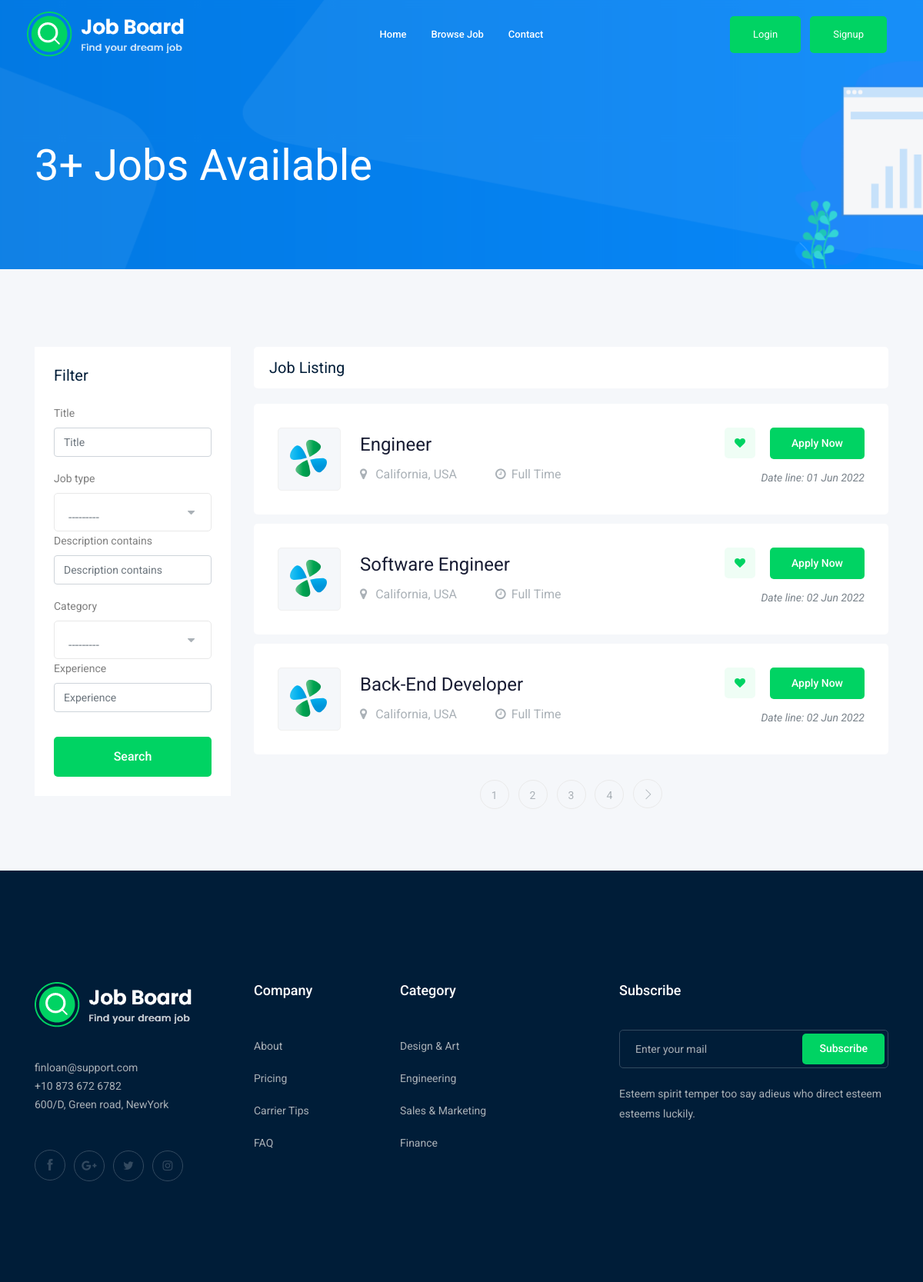
Screenshot of /jobs/ with the database file from the repository.
### job/models.py (models this page shows, shortened)
class Job(models.Model):  # class equal thing in DB is table   # انشأنا  جدول في الداتابيز اسمه Job
    owner = models.ForeignKey(User, related_name='job_owner', on_delete=models.CASCADE) # column   # وانشأنا تحته عمود اسمه titl
    title = models.CharField(max_length=100)
    job_type = models.CharField(max_length=15, choices=JOB_TYPE) #job_type is Full Time or Part Time
    description = models.TextField(max_length=10000) #use textfield cause 1000 lenght (more words used)
    published_at = models.DateTimeField(auto_now=False) #use datefield cause published at some date
    vacancy = models.IntegerField(default=1) #IntegerField اي حاجة بارقام نستخدم ال
    salary = models.IntegerField(default=0) #دي بتعني عدد البوزيشنس المتاحة
    category = models.ForeignKey('category', on_delete=models.CASCADE) # 'category' with single cote cause class category came after and python work step by step
    experience = models.IntegerField(default=1)# لما يكون 0 نسيب اليوزر يفرض المرتب اللي هو عاوزه انما ال 1 انت اللي بتفرض الرقم زي انك عاوز موظف خبرة 5 سنين
    image = models.ImageField(upload_to = image_upload)
    slug = models.SlugField(blank=True, null=True)
    def __str__(self):
        return self.title  # هنا رجع التايتيل علشان يعرف يسمي اسم الوظيفة زي ما هو عاوز

### job/views.py (the view)
# urls.py: path('', views.job_list, name='job_list'),
def job_list(request):
    job_list = Job.objects.all()  # نرجع كل الوظائف# Show 25 contacts per page عدد الصفحات اللي بتتعامل معاه
    myfilters =  JobFilter(request.GET, queryset=job_list)
    job_list = myfilters.qs
    paginator = Paginator(job_list, 3)
    page_number = request.GET.get('page')
    page_obj = paginator.get_page(page_number)
    context = {'jobs': page_obj, 'myfilters': myfilters}  # template name
    return render(request,'job/job_list.html', context)

### job/models.py (called while the page is built)
    def __str__(self):
        return self.name

### job/templates/job/job_list.html (shortened to what this page needs)
{% extends 'base.html' %}
{% load static %}
{% load bootstrap4 %}
{%block body%}
<div class="bradcam_area bradcam_bg_1">
  <div class="container">
    <div class="row">
      <div class="col-xl-12">
        <div class="bradcam_text">
          <h3>{{jobs | length}}+ Jobs Available</h3>
        </div>
      </div>
    </div>
  </div>
</div>
<div class="job_listing_area plus_padding">
  <div class="container">
    <div class="row">
      <div class="col-lg-3">
        <div class="job_filter white-bg">
          <div class="form_inner white-bg">
            <h3>Filter</h3>
            <form method="GET">
              {% bootstrap_form myfilters.form %}
              <input type="submit" value="Search" class="boxed-btn3 w-100 mt-3">
            </form>
          </div>
        </div>
      </div>
      <div class="col-lg-9">
        <div class="recent_joblist_wrap">
          <div class="recent_joblist white-bg">
            <div class="row align-items-center">
              <div class="col-md-6">
                <h4>Job Listing</h4>
              </div>
              <div class="col-md-6"></div>
            </div>
          </div>
        </div>
        <div class="job_lists m-0">
          <div class="row">
            {%for job in jobs%}
            <div class="col-lg-12 col-md-12">
              <div class="single_jobs white-bg d-flex justify-content-between">
                <div class="jobs_left d-flex align-items-center">
                  <div class="thumb">
                    <img src="{% static 'img/svg_icon/1.svg' %}" alt="image" />
                  </div>
                  <div class="jobs_conetent">
                    <a href="{% url 'jobs:job_detail' job.slug %}">
                      <h4>{{job}}</h4>
                    </a>
                    <div class="links_locat d-flex align-items-center">
                      <div class="location">
                        <p><i class="fa fa-map-marker"></i> California, USA</p>
                      </div>
                      <div class="location">
                        <p><i class="fa fa-clock-o"></i>{{job.job_type}}</p>
                      </div>
                    </div>
                  </div>
                </div>
                <div class="jobs_right">
                  <div class="apply_now">
                    <a class="heart_mark" href="#">
                      <i class="fa fa-heart"></i>
                    </a>
                    <a href="{% url 'jobs:job_detail' job.slug %}" class="boxed-btn3">Apply Now</a>
                  </div>
                  <div class="date">
                    <p>Date line: {{job.published_at | date:'d M o'}}</p>
                  </div>
                </div>
              </div>
            </div>
            {% endfor %}
          </div>
          {% if jobs.has_other_pages %}
          <div class="row">
            <div class="col-lg-12">
              <div class="pagination_wrap">
                <ul>
                  {% for i in jobs.paginator.page_range %}
                  <li>
                    <a href="?page={{i}}"><span> {{i}} </span></a>
                  </li>
                  {% endfor %}
                  {% if jobs.has_next %}
                  <li>
                    <a href="?page={{ page_obj.next_page_number }}">
                      <i class="ti-angle-right"></i>
                    </a>
                  </li>
                  {% endif %}
                </ul>
              </div>
            </div>
          </div>
          {% endif %}
        </div>
      </div>
    </div>
  </div>
</div>
{%endblock body%}

### templates/base.html (shortened to what this page needs)
{% load static %}
{% load bootstrap4 %}
<!DOCTYPE html>
<html class="no-js" lang="zxx">
<head>
    <link rel="stylesheet" href="{% static 'css/bootstrap.min.css'%}" />
    <link rel="stylesheet" href="{% static 'css/owl.carousel.min.css'%}" />
    <link rel="stylesheet" href="{% static 'css/magnific-popup.css'%}" />
    <link rel="stylesheet" href="{% static 'css/font-awesome.min.css'%}" />
    <link rel="stylesheet" href="{% static 'css/themify-icons.css'%}" />
    <link rel="stylesheet" href="{% static 'css/nice-select.css'%}" />
    <link rel="stylesheet" href="{% static 'css/flaticon.css'%}" />
    <link rel="stylesheet" href="{% static 'css/jquery-ui.css'%}" />
    <link rel="stylesheet" href="{% static 'css/gijgo.css'%}" />
    <link rel="stylesheet" href="{% static 'css/animate.min.css'%}" />
    <link rel="stylesheet" href="{% static 'css/slicknav.css'%}" />
    <link rel="stylesheet" href="{% static 'css/style.css'%}" />
</head>
<body>
    <header>
        <div class="header-area">
            <div id="sticky-header" class="main-header-area">
                <div class="container-fluid">
                    <div class="header_bottom_border">
                        <div class="row align-items-center">
                            <div class="col-xl-3 col-lg-2">
                                <div class="logo">
                                    <a href="{% url 'home:base' %}">
                                        <img src="{% static 'img/logo.png' %}" alt="" />
                                    </a>
                                </div>
                            </div>
                            <div class="col-xl-6 col-lg-7">
                                <div class="main-menu d-none d-lg-block">
                                    <nav>
                                        <ul id="navigation">
                                            <li><a href="{% url 'home:base' %}">home</a></li>
                                            <li>
                                                <a href="{% url 'jobs:job_list' %}">Browse Job</a>
                                            </li>
                                            <li>
                                                <a href="{% url 'contact:contact' %}">Contact</a>
                                            </li>
                                        </ul>
                                    </nav>
                                </div>
                            </div>
                            <div class="col-xl-3 col-lg-3 d-none d-lg-block">
                                <div class="Appointment">
                                    {% if request.user.is_authenticated %}
                                    <div class="phone_num d-none d-xl-block">
                                        <a class="boxed-btn3" href="{% url 'accounts:profile' %}">Profile</a>
                                    </div>
                                    <div class="phone_num d-none d-xl-block">
                                        <a class="boxed-btn3" href="{% url 'jobs:add_job' %}">Post_Job</a>
                                    </div>
                                    <div class="phone_num d-none d-xl-block">
                                        <a class="boxed-btn3" href="{% url 'logout' %}">Logout</a>
                                    </div>
                                    {% else %}
                                    <div class="phone_num d-none d-xl-block">
                                        <a class="boxed-btn3" href="{% url 'accounts:login' %}">Login</a>
                                    </div>
                                    <div class="phone_num d-none d-xl-block">
                                        <a class="boxed-btn3" href="{% url 'accounts:signup' %}">signup</a>
                                    </div>
                                    {% endif %}
                                </div>
                            </div>
                            <div class="col-12">
                            </div>
                        </div>
                    </div>
                </div>
            </div>
        </div>
    </header>
    {%block body%}{%endblock body%}
    <footer class="footer">
        <div class="footer_top">
            <div class="container">
                <div class="row">
                    <div class="col-xl-3 col-md-6 col-lg-3">
                        <div class="footer_widget wow fadeInUp" data-wow-duration="1s" data-wow-delay=".3s">
                            <div class="footer_logo">
                                <a href="{% url 'home:base' %}"><img src="{% static 'img/logo.png' %}" alt="" /></a>
                            </div>
                            <p>finloan@support.com <br /> +10 873 672 6782 <br />600/D, Green road, NewYork</p>
                            <div class="socail_links">
                                <ul>
                                    <li>
                                        <a href="https://facebook.com">
                                            <i class="ti-facebook"></i>
                                        </a>
                                    </li>
                                    <li>
                                        <a href="https://google.com">
                                            <i class="fa fa-google-plus"></i>
                                        </a>
                                    </li>
                                    <li>
                                        <a href="https://twitter.com">
                                            <i class="fa fa-twitter"></i>
                                        </a>
                                    </li>
                                    <li>
                                        <a href="https://instagram.com">
                                            <i class="fa fa-instagram"></i>
                                        </a>
                                    </li>
                                </ul>
                            </div>
                        </div>
                    </div>
                    <div class="col-xl-2 col-md-6 col-lg-2">
                        <div class="footer_widget wow fadeInUp" data-wow-duration="1.1s" data-wow-delay=".4s">
                            <h3 class="footer_title">Company</h3>
                            <ul>
                                <li><a href="#">About </a></li>
                                <li><a href="#"> Pricing</a></li>
                                <li><a href="#">Carrier Tips</a></li>
                                <li><a href="#">FAQ</a></li>
                            </ul>
                        </div>
                    </div>
                    <div class="col-xl-3 col-md-6 col-lg-3">
                        <div class="footer_widget wow fadeInUp" data-wow-duration="1.2s" data-wow-delay=".5s">
                            <h3 class="footer_title">Category</h3>
                            <ul>
                                <li><a href="#">Design & Art</a></li>
                                <li><a href="#">Engineering</a></li>
                                <li><a href="#">Sales & Marketing</a></li>
                                <li><a href="#">Finance</a></li>
                            </ul>
                        </div>
                    </div>
                    <div class="col-xl-4 col-md-6 col-lg-4">
                        <div class="footer_widget wow fadeInUp" data-wow-duration="1.3s" data-wow-delay=".6s">
                            <h3 class="footer_title">Subscribe</h3>
                            <form action="#" class="newsletter_form">
                                <input type="text" placeholder="Enter your mail" />
                                <button type="submit">Subscribe</button>
                            </form>
                            <p class="newsletter_text">
                                Esteem spirit temper too say adieus who direct esteem esteems
                                luckily.
                            </p>
                        </div>
                    </div>
                </div>
            </div>
        </div>
    </footer>
</body>
</html>

### rows the page displays
Job: title "Engineer", job_type "Full Time", published_at "01 Jun 2022"
Job: title "Software Engineer", job_type "Full Time", published_at "02 Jun 2022"
Job: title "Back-End Developer", job_type "Full Time", published_at "02 Jun 2022"

### other values shown
{{ jobs | length }} "3"
{{ i }} "1" "2" "3" "4"
